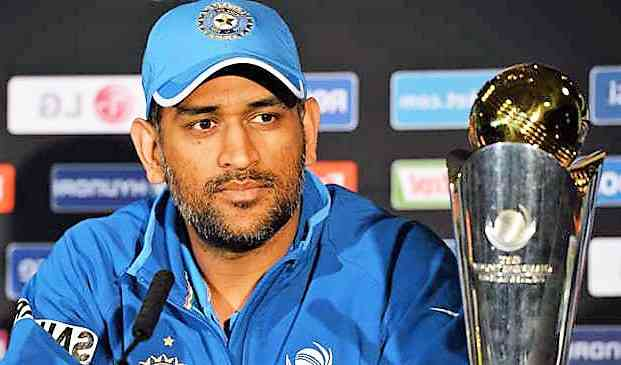
#> input picture ImageDetectionOpenCV/MSDhoni.jpg, 621 x 365 px
$ python imagedetection.py
#> lines starting #> are read from the running program, lines starting #| are printed output that depends on the picture; after the words box and inside, x2 and y2 are one past the last pixel; in counts of white or black regions, pixels touching at a corner belong together
# -*- coding: utf-8 -*-
"""
Created on Fri Mar 22 18:41:51 2019

@author: Aditya
"""

#import all libraries
import cv2
import matplotlib.pyplot as plt

#Loading the image(In my case MSD image)
img = cv2.imread('MSDhoni.jpg',3)
#> img is the input picture: shape (365, 621, 3); mean B, G, R 122, 105.7, 95.3

#Converting to grayscale
img_gray = cv2.cvtColor(img, cv2.COLOR_BGR2GRAY)
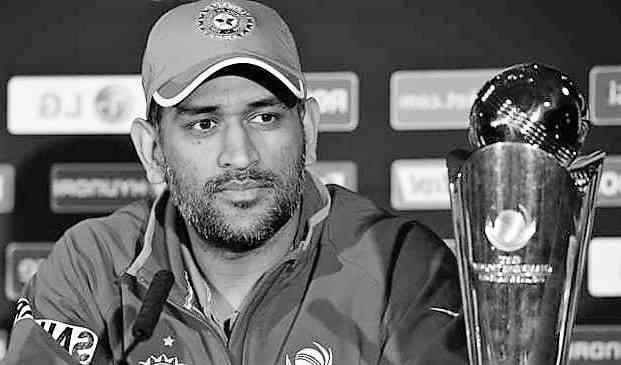
#> img_gray: shape (365, 621); min 0, max 255, mean 104.4

#To convert BGR image to RGB image(Since we know that OpenCV loads an image in BGR format, so we need to convert it into RBG format to be able to display its true colors)
def convertToRGB(image):
    return cv2.cvtColor(image, cv2.COLOR_BGR2RGB)

#pre-trained classifiers
haar_cascade_face = cv2.CascadeClassifier('haarcascade_frontalface_default.xml')

#TO dectect the face co-ordinate (function will return a rectangle with coordinates(x,y,w,h))
faces_rects = haar_cascade_face.detectMultiScale(img_gray, scaleFactor = 1.2, minNeighbors = 5);
#> faces_rects = [[160, 61, 156, 156]]

# Let us print the no. of faces found
print('Faces found: ', len(faces_rects))
#| Faces found:  1

for (x,y,w,h) in faces_rects:
     cv2.rectangle(img, (x, y), (x+w, y+h), (0, 255, 0), 2)
#> this loop made 1 pass
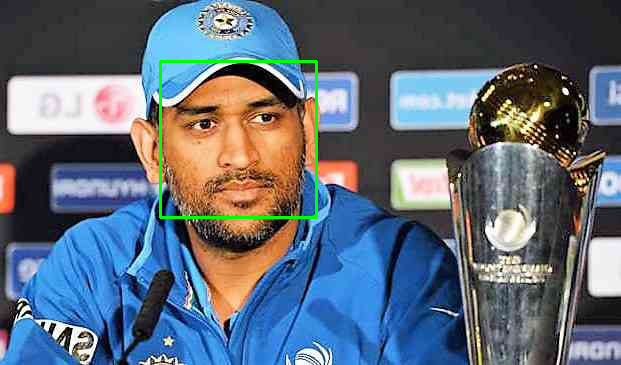
#> img: shape (365, 621, 3); 0.82% of pixels changed, all inside (x1, y1, x2, y2) = (159, 60, 318, 219)

#convert image to RGB and show image
plt.imshow(convertToRGB(img))
